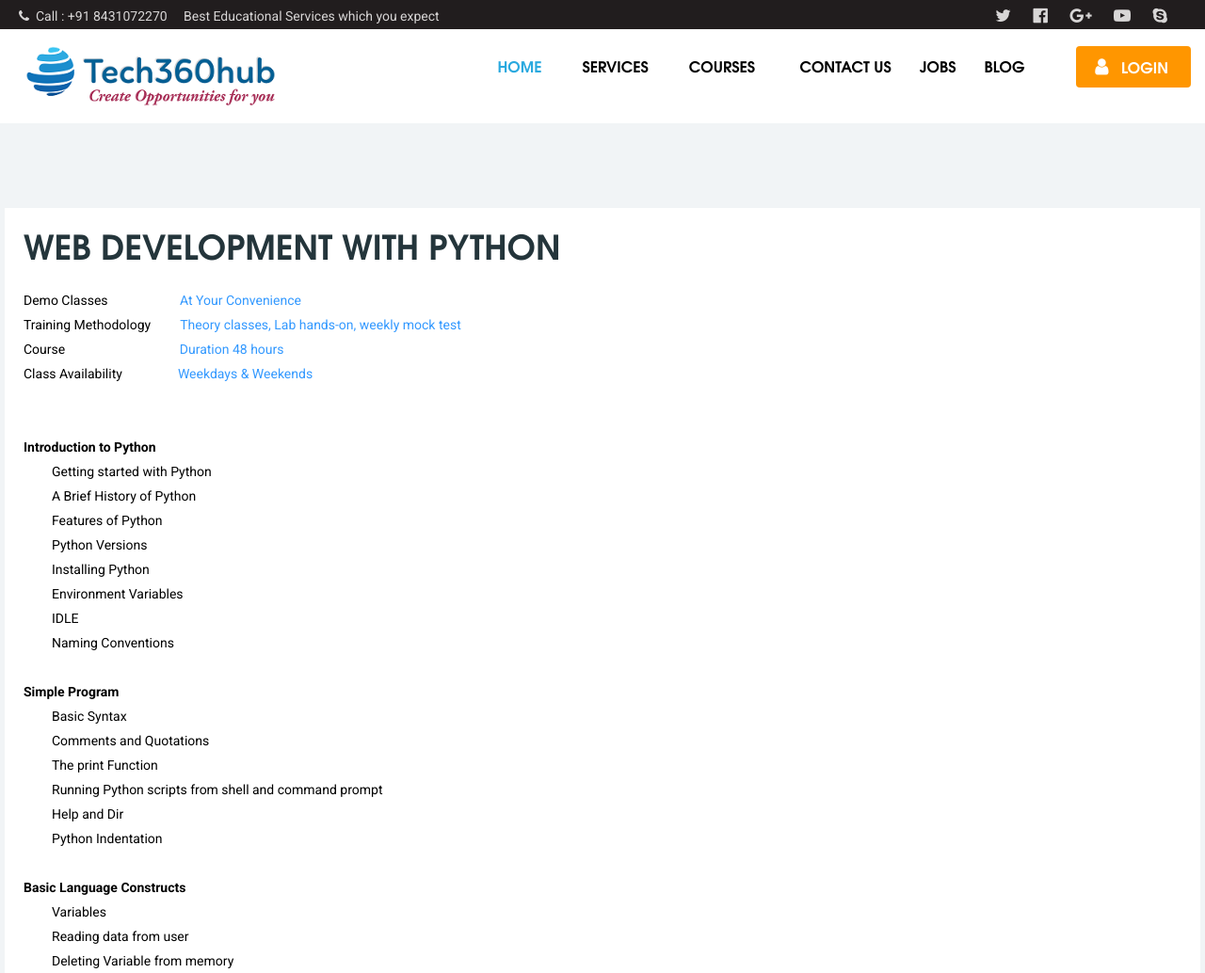
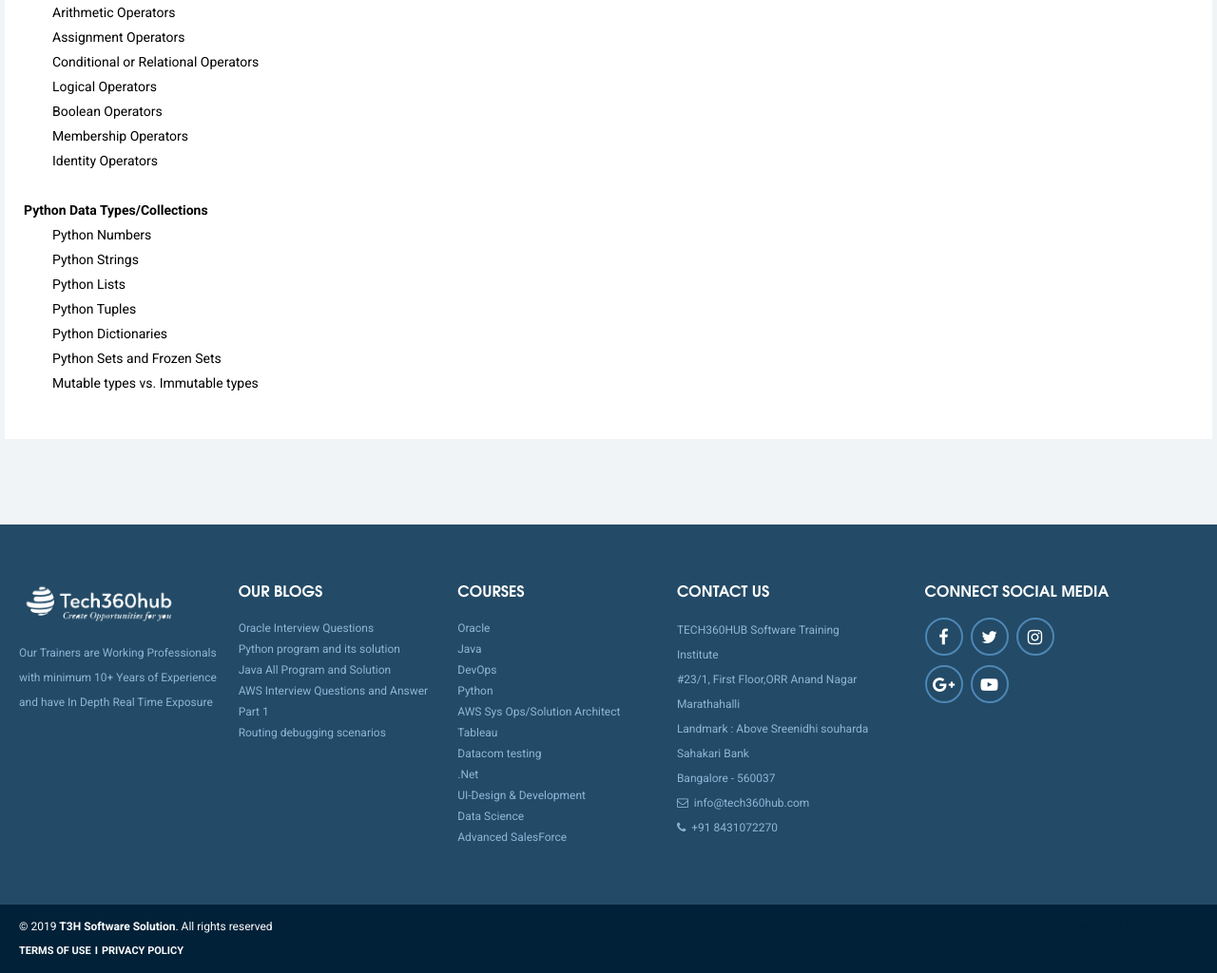
The page /courses/Python/ on the database its author committed (2 pictures, top to bottom).
### home/models.py (models this page shows)
class SubCourse(models.Model):
	coursename = models.ForeignKey(Course,on_delete=models.CASCADE)
	subcoursename = models.CharField(max_length=1000)
	def __str__(self):
		return str(self.subcoursename)

class CourseContent(models.Model):
	coursename = models.ForeignKey(SubCourse,on_delete=models.CASCADE)
	content = models.CharField(max_length=1000000000000)
	name = models.CharField(max_length=100,blank=True,null=True)
	heading = models.CharField(max_length=2000)
	def __str__(self):
		return str(self.coursename)

### home/views.py (the view)
# urls.py: path('courses/<name>/',coursecontent,name='coursecontent'),
def coursecontent(request,name):
	print(name)
	course = Course.objects.get(coursename=name)
	subcourse = SubCourse.objects.filter(coursename__coursename=name)[0]
	subcoursename = subcourse.subcoursename
	content = CourseContent.objects.filter(name = subcoursename)
	print(content)
	return render(request,'course_innerpage.html',{'coursecontent':content,'subcoursename':subcoursename})

### templates/course_innerpage.html (shortened to what this page needs)
{% extends 'base.html' %}
{% load static %}
{% block pagecontent %}
        <section class="padding-lg news-wrapper">
            <div class="container"  style="background: #fff;padding: 20px;">
                <div class="row">
                    <div class="col-sm-12 pagecon">
                                                <h2>{{ subcoursename }}</h2>
												<br/>
                        <p> <p>Demo Classes&nbsp;&nbsp;&nbsp;&nbsp;&nbsp;&nbsp;&nbsp;&nbsp;&nbsp;&nbsp;&nbsp;&nbsp;&nbsp;&nbsp;&nbsp;&nbsp;&nbsp;&nbsp;&nbsp;&nbsp;&nbsp;
                        	<span style="color:#3399ff;">At Your Convenience </span><br />
Training Methodology&nbsp;&nbsp;&nbsp;&nbsp;&nbsp;&nbsp; &nbsp; <span style="color:#3399ff;">Theory classes, Lab hands-on, weekly mock test </span><br />
Course&nbsp; &nbsp; &nbsp; &nbsp; &nbsp; &nbsp; &nbsp; &nbsp; &nbsp; &nbsp; &nbsp; &nbsp; &nbsp; &nbsp; &nbsp; &nbsp; &nbsp;&nbsp; <span style="color:#3399ff;">Duration 48 hours </span><br />
Class Availability&nbsp;&nbsp;&nbsp;&nbsp;&nbsp;&nbsp;&nbsp;&nbsp;&nbsp;&nbsp;&nbsp;&nbsp;&nbsp;&nbsp;&nbsp;&nbsp; <span style="color:#3399ff;">Weekdays &amp; Weekends</span></p>
<p><br />
<p>&nbsp;</p>
{% for i in coursecontent %}
<p><strong>{{ i.heading }}</strong></p>
<ul>{{ i.content|linebreaks }}</ul>
<br>
{% endfor %}
   </div>
                </div>
            </div>
        </section>
{% endblock %}

### rows shown on the page
SubCourse: subcoursename "WEB DEVELOPMENT WITH PYTHON"
CourseContent: heading "Introduction to Python", content "Getting started with Python A Brief History of Python Features of Python Python Versions Installing Python Environment Variables IDLE Naming Conventions"
CourseContent: heading "Simple Program", content "Basic Syntax Comments and Quotations The print Function Running Python scripts from shell and command prompt Help and Dir Python Indentation"
CourseContent: heading "Basic Language Constructs", content "Variables Reading data from user Deleting Variable from memory Arithmetic Operators Assignment Operators Conditional or Relational Operators Logical Operators Boolean Operators Membership Operators Identity Operators"
CourseContent: heading "Python Data Types/Collections", content "Python Numbers Python Strings Python Lists Python Tuples Python Dictionaries Python Sets and Frozen Sets Mutable types vs. Immutable types"
